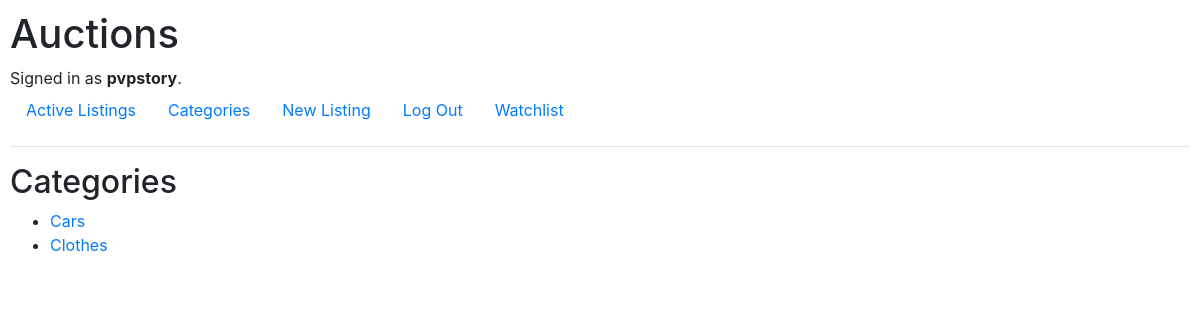
/categories (signed in), run on the app's committed database.
### auctions/models.py (models this page shows, shortened)
class User(AbstractUser):
    pass

class listings(models.Model):
    title = models.CharField(max_length=64)
    description = models.TextField(max_length=500)
    starting_bit = models.DecimalField(max_digits=10, decimal_places=2)
    image_URL = models.URLField(blank=True)
    creator = models.ForeignKey(User, on_delete=models.CASCADE)
    category = models.TextField(max_length=100, default="Others")
    closed = models.BooleanField(default=False)
    current_price = models.DecimalField(max_digits=10, decimal_places=2)

### auctions/views.py (the view)
# urls.py: path("categories", views.categories, name="categories"),
def categories(request):
    return render(request,"auctions/categorogies.html",{
        "categories": listings.objects.values('category').distinct()
    })

### auctions/templates/auctions/categorogies.html
{% extends "auctions/layout.html" %}
{% block body %}
    <h2>Categories</h2>
    <ul>
    {% for category in categories  %}
    <li>
        <a href="categories/{{ category.category }}">
            {{ category.category }}</a>
    </li>
    {% endfor %}
    </ul>
{% endblock %}

### auctions/templates/auctions/layout.html (shortened to what this page needs)
{% load static %}
<!DOCTYPE html>
<html lang="en">
    <head>
        <link rel="stylesheet" href="https://stackpath.bootstrapcdn.com/bootstrap/4.4.1/css/bootstrap.min.css">
        <link href="{% static 'auctions/styles.css' %}" rel="stylesheet">
    </head>
    <body>
        <h1>Auctions</h1>
        <div>
            {% if user.is_authenticated %}
                Signed in as <strong>{{ user.username }}</strong>.
            {% else %}
                Not signed in.
            {% endif %}
        </div>
        <ul class="nav">
            <li class="nav-item">
                <a class="nav-link" href="{% url 'index' %}">Active Listings</a>
            </li>
        <li>
            <a class="nav-link" href="{% url 'categories' %}">Categories</a>
        </li>
            {% if user.is_authenticated %}
                <li>
                    <a class="nav-link" href="{% url 'new_listing' %}">New Listing</a>
                </li>
                <li class="nav-item">
                    <a class="nav-link" href="{% url 'logout' %}">Log Out</a>
                </li>
                <li class="nav-item">
                    <a class="nav-link" href="{% url 'watchlist' %}">Watchlist</a>
                </li>
            {% endif %}
        </ul>
        <hr>
        {% block body %}
        {% endblock %}
    </body>
</html>

### auctions/static/auctions/styles.css (style rules this page uses)
body { padding: 10px; }

### data on the page
User: username "pvpstory"
listings: category "Cars"
listings: category "Clothes"
